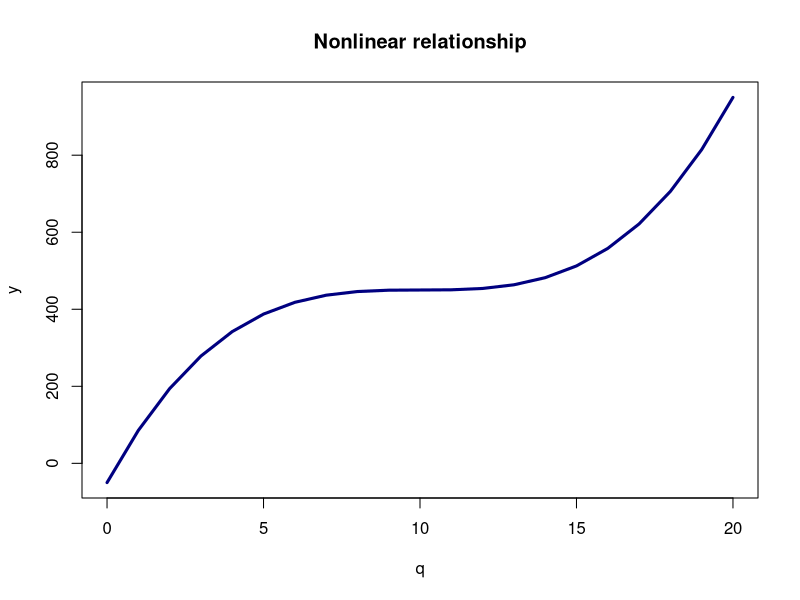

Write the R code that produced this figure.
# http://datascienceplus.com/fitting-polynomial-regression-r/

p <- 0.5
q <- seq(0, 20, 1)
y <- 450 + p*(q-10)^3
plot(q, y, type="l", col="navy", main="Nonlinear relationship", lwd=3)
